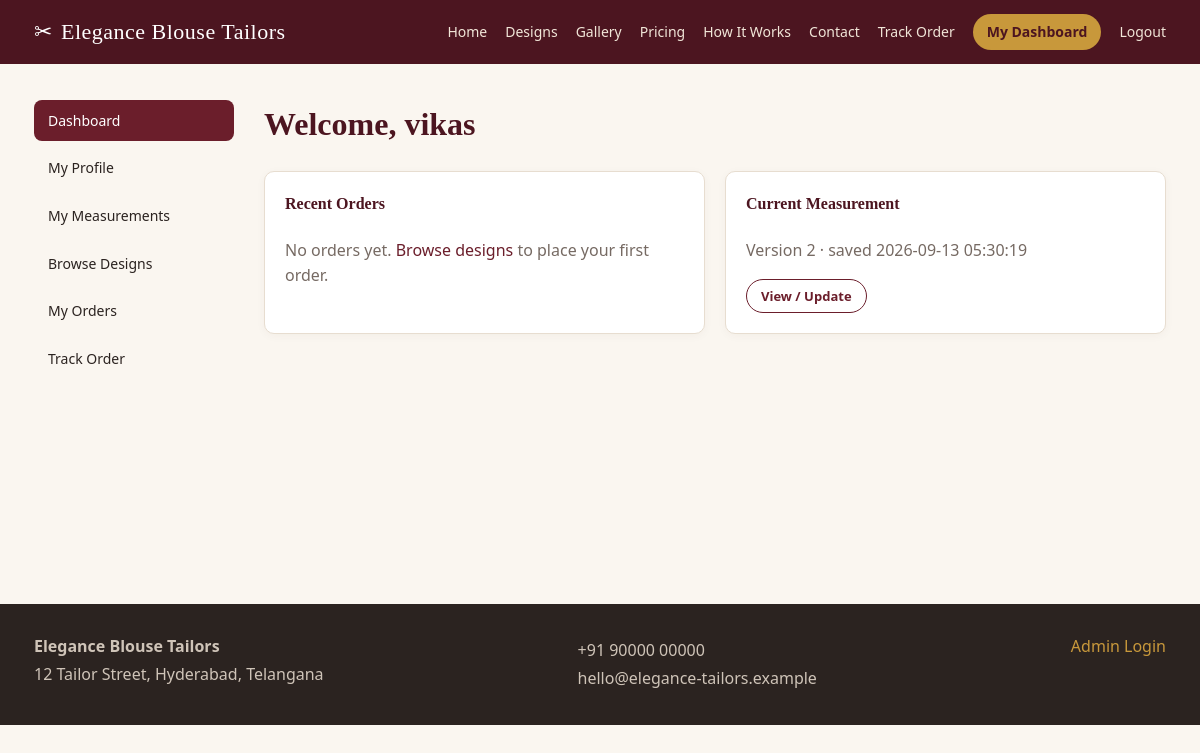
Page /customer/dashboard (signed in) on the committed database.
### tables this page shows
CREATE TABLE website_settings (
    setting_key     TEXT PRIMARY KEY,
    setting_value   TEXT
);

CREATE TABLE customers (
    id              INTEGER PRIMARY KEY AUTOINCREMENT,
    mobile          TEXT NOT NULL UNIQUE,
    password_hash   TEXT NOT NULL,
    name            TEXT,
    email           TEXT,
    address         TEXT,
    is_active       INTEGER NOT NULL DEFAULT 1,
    created_at      TEXT NOT NULL DEFAULT (datetime('now'))
);

CREATE TABLE measurements (
    id              INTEGER PRIMARY KEY AUTOINCREMENT,
    customer_id     INTEGER NOT NULL REFERENCES customers(id),
    version         INTEGER NOT NULL,
    blouse_length   REAL,
    shoulder        REAL,
    bust            REAL,
    waist           REAL,
    armhole         REAL,
    sleeve_length   REAL,
    sleeve_round    REAL,
    neck_front      REAL,
    neck_back       REAL,
    neck_width      REAL,
    neck_depth      REAL,
    other_notes     TEXT,
    is_current      INTEGER NOT NULL DEFAULT 1,
    created_at      TEXT NOT NULL DEFAULT (datetime('now')),
    UNIQUE(customer_id, version)
);

### app/customer.py (the view)
@bp.route("/dashboard")
@customer_login_required
def dashboard():
    customer = current_customer()
    orders = db.query(
        """SELECT o.*, d.name as design_name FROM orders o
           JOIN designs d ON d.id = o.design_id
           WHERE o.customer_id = ? ORDER BY o.created_at DESC""",
        (customer["id"],),
    )[:5]
    measurement = db.query(
        "SELECT * FROM measurements WHERE customer_id = ? AND is_current = 1",
        (customer["id"],), one=True,
    )
    return render_template("customer/dashboard.html", customer=customer, orders=orders,
                            measurement=measurement)

### app/db.py (called while the page is built)
def _connect_sqlite():
    path = current_app.config["SQLITE_PATH"]
    Path(path).parent.mkdir(parents=True, exist_ok=True)
    conn = sqlite3.connect(path)
    conn.row_factory = sqlite3.Row
    conn.execute("PRAGMA foreign_keys = ON")
    return conn

def get_db():
    if "db" not in g:
        engine = current_app.config["DB_ENGINE"]
        g.db = _connect_sqlite() if engine == "sqlite" else _connect_mssql()
        g.db_engine = engine
    return g.db

def _rows_to_dicts(cur, rows):
    columns = [col[0] for col in cur.description]
    return [dict(zip(columns, row)) for row in rows]

def query(sql, params=(), one=False):
    conn = get_db()
    cur = conn.cursor()
    cur.execute(sql, params)
    raw_rows = cur.fetchall()
    rows = _rows_to_dicts(cur, raw_rows)
    cur.close()
    if one:
        return rows[0] if rows else None
    return rows

### app/utils.py (called while the page is built)
def customer_login_required(view):
    @wraps(view)
    def wrapped(*args, **kwargs):
        if not session.get("customer_id"):
            flash("Please login to continue.", "warning")
            return redirect(url_for("auth.customer_login", next=request.path))
        return view(*args, **kwargs)
    return wrapped

def current_customer():
    cid = session.get("customer_id")
    if not cid:
        return None
    return db.query("SELECT * FROM customers WHERE id = ?", (cid,), one=True)

### templates/customer/dashboard.html (shortened to what this page needs)
{% extends "customer/base.html" %}
{% block account_content %}
<h1>Welcome, {{ customer.name or customer.mobile }}</h1>
<div class="grid grid-2" style="margin-bottom:24px;">
  <div class="card">
    <h4 class="mt-0">Recent Orders</h4>
    {% if orders %}
      <table>
        <thead><tr><th>Order</th><th>Design</th><th>Status</th></tr></thead>
        <tbody>
        {% for o in orders %}
          <tr>
            <td><a href="{{ url_for('customer.order_detail', order_number=o.order_number) }}">{{ o.order_number }}</a></td>
            <td>{{ o.design_name }}</td>
            <td><span class="badge badge-info">{{ o.status.replace('_',' ').title() }}</span></td>
          </tr>
        {% endfor %}
        </tbody>
      </table>
      <p><a href="{{ url_for('customer.orders') }}">View all orders →</a></p>
    {% else %}
      <p class="muted">No orders yet. <a href="{{ url_for('public.designs') }}">Browse designs</a> to place your first order.</p>
    {% endif %}
  </div>
  <div class="card">
    <h4 class="mt-0">Current Measurement</h4>
    {% if measurement %}
      <p class="muted">Version {{ measurement.version }} &middot; saved {{ measurement.created_at }}</p>
      <a href="{{ url_for('customer.measurements') }}" class="btn btn-sm btn-outline">View / Update</a>
    {% else %}
      <a href="{{ url_for('customer.measurements') }}" class="btn btn-sm">Add Measurement</a>
    {% endif %}
  </div>
</div>
{% endblock %}

### templates/base.html (shortened to what this page needs)
<!DOCTYPE html>
<html lang="en">
<head>
<link rel="stylesheet" href="{{ url_for('static', filename='css/style.css') }}">
</head>
<body class="{% block body_class %}{% endblock %}">
<header class="site-header">
  <div class="container header-inner">
    <a class="brand" href="{{ url_for('public.home') }}" style="display:flex;align-items:center;gap:8px;">
      {% if site.logo_path %}
        <img src="{{ url_for('media', filename=site.logo_path) }}" alt="{{ site.brand_name or 'Logo' }}"
             style="height:100px;width:auto;display:block;">
      {% else %}
        <span>✂</span>
      {% endif %}
      {{ site.brand_name or 'Tailoring Studio' }}
    </a>
    <nav class="main-nav" id="mainNav">
      <a href="{{ url_for('public.home') }}">Home</a>
      <a href="{{ url_for('public.designs') }}">Designs</a>
      <a href="{{ url_for('public.gallery') }}">Gallery</a>
      <a href="{{ url_for('public.pricing') }}">Pricing</a>
      <a href="{{ url_for('public.how_it_works') }}">How It Works</a>
      <a href="{{ url_for('public.contact') }}">Contact</a>
      <a href="{{ url_for('public.track_order') }}">Track Order</a>
      {% if session.get('customer_id') %}
        <a href="{{ url_for('customer.dashboard') }}" class="nav-cta">My Dashboard</a>
        <a href="{{ url_for('auth.customer_logout') }}">Logout</a>
      {% else %}
        <a href="{{ url_for('auth.customer_login') }}">Login</a>
        <a href="{{ url_for('auth.customer_register') }}" class="nav-cta">Sign Up</a>
      {% endif %}
    </nav>
  </div>
</header>
<main class="container page-content">
  {% block content %}{% endblock %}
</main>
<footer class="site-footer">
  <div class="container footer-inner">
    <div>
      <strong>{{ site.brand_name or 'Tailoring Studio' }}</strong>
      <p>{{ site.address or '' }}</p>
    </div>
    <div>
      <p>{{ site.contact_number or '' }}</p>
      <p>{{ site.contact_email or '' }}</p>
    </div>
    <div>
      <a href="{{ url_for('auth.admin_login') }}">Admin Login</a>
    </div>
  </div>
</footer>
</body>
</html>

### static/css/style.css (style rules this page uses)
:root { --maroon: #6b1e2b; --maroon-dark: #4c1520; --gold: #c8983b; --cream: #faf6f0; --ink: #2b2320; --muted: #766a63; --border: #e7ddd0; --success: #2e7d4f; --danger: #b33a3a; --warning: #a8711f; --info: #2f6a8f; --radius: 10px; }
* { box-sizing: border-box; }
body { margin: 0; font-family: "Segoe UI", "Helvetica Neue", Arial, sans-serif; color: var(--ink); background: var(--cream); line-height: 1.55; }
.container { max-width: 1180px; margin: 0 auto; padding: 0 24px; }
a { color: var(--maroon); text-decoration: none; }
h1, h2, h3, h4 { font-family: Georgia, "Times New Roman", serif; color: var(--maroon-dark); margin-top: 0; }
p { color: var(--ink); }
.site-header { background: var(--maroon-dark); color: #fff; position: sticky; top: 0; z-index: 50; }
.header-inner { display: flex; align-items: center; justify-content: space-between; padding: 14px 24px; }
.brand { color: #fff; font-family: Georgia, serif; font-size: 22px; letter-spacing: .5px; }
.main-nav { display: flex; align-items: center; gap: 18px; flex-wrap: wrap; }
.main-nav a { color: #f1e6d8; font-size: 14px; }
.nav-cta { background: var(--gold); color: var(--maroon-dark) !important; padding: 7px 14px; border-radius: 20px; font-weight: 600; }
.site-footer { background: var(--ink); color: #cfc4b8; margin-top: 60px; padding: 30px 0; }
.footer-inner { display: flex; justify-content: space-between; flex-wrap: wrap; gap: 20px; }
.footer-inner a { color: var(--gold); }
.footer-inner p { margin: 4px 0; color: #cfc4b8; }
.page-content { padding: 36px 24px 60px; min-height: 60vh; }
.grid { display: grid; gap: 20px; }
.grid-2 { grid-template-columns: repeat(2, 1fr); }
.card { background: #fff; border: 1px solid var(--border); border-radius: var(--radius); padding: 20px; box-shadow: 0 2px 10px rgba(75,40,20,0.04); }
.btn { display: inline-block; padding: 10px 20px; border-radius: 24px; border: none; background: var(--maroon); color: #fff; cursor: pointer; font-size: 14px; font-weight: 600; }
.btn-outline { background: transparent; border: 1px solid var(--maroon); color: var(--maroon); }
.btn-sm { padding: 6px 14px; font-size: 13px; }
.muted { color: var(--muted); }
.mt-0 { margin-top: 0; }

### rows in the picture
website_settings: setting_value "Elegance Blouse Tailors"
customers: name "vikas"
measurements: version "2", created_at "2026-09-13 05:30:19"
website_settings: setting_value "12 Tailor Street, Hyderabad, Telangana"
website_settings: setting_value "+91 90000 00000"
website_settings: setting_value "hello@elegance-tailors.example"
